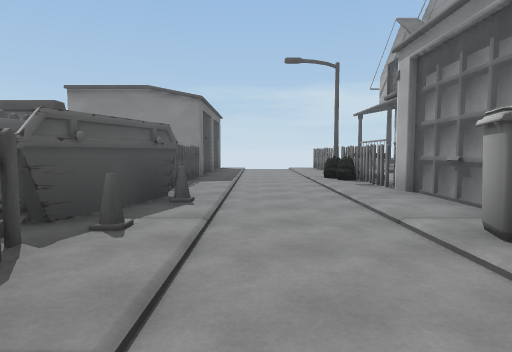
[1] (above)

14 first-person views from a walk through a 3-D level made in the Unity game engine. The camera is 1.5 m above the floor, tilts 4° down and sees 75° across. The floor is counted in squares, 2 m on a side. Each view is taken from the middle of a square. On the plan, view 1 faces up. The plan holds only what a view shows up to about 11 squares ahead; the rest is blank. The place goes on beyond the plan. Some animated figures are not drawn.

[2]
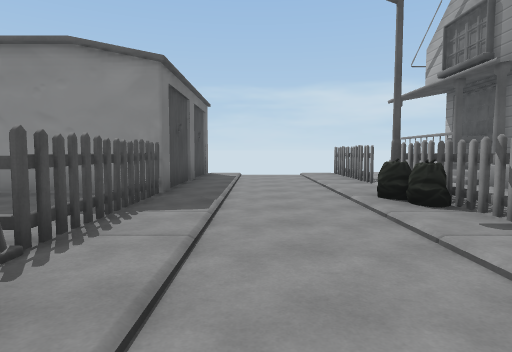

[3]
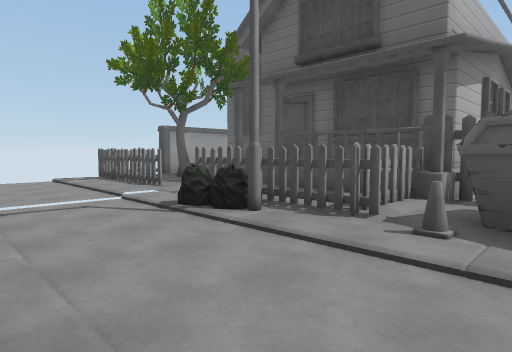

[4]
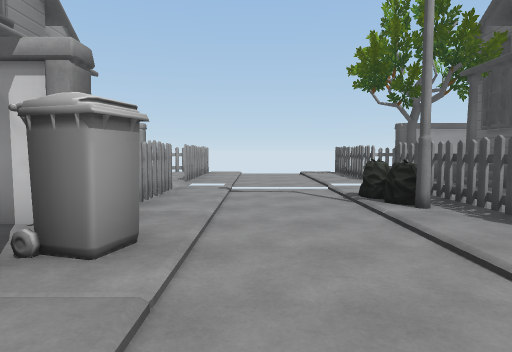

[5]
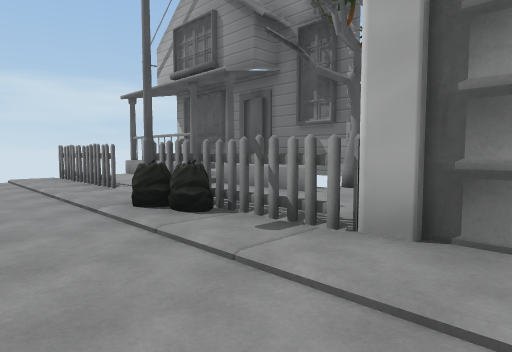

[6]
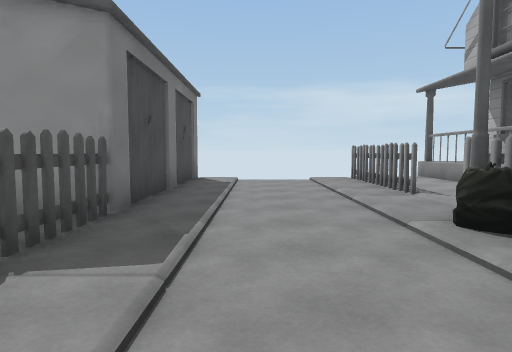

[7]
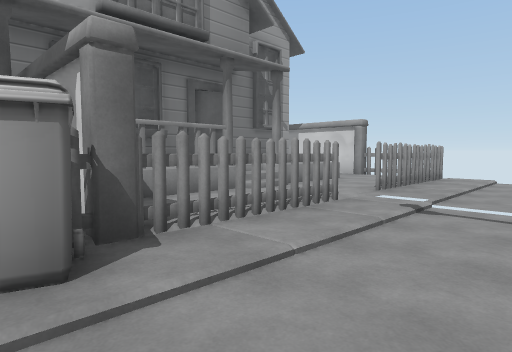

[8]
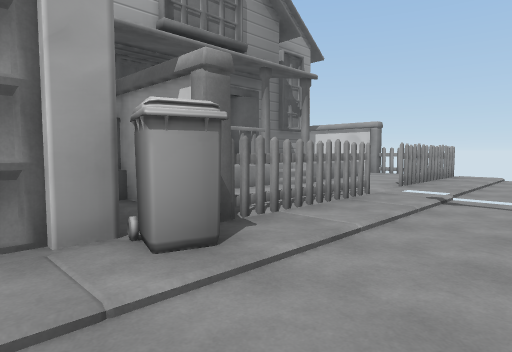

[9]
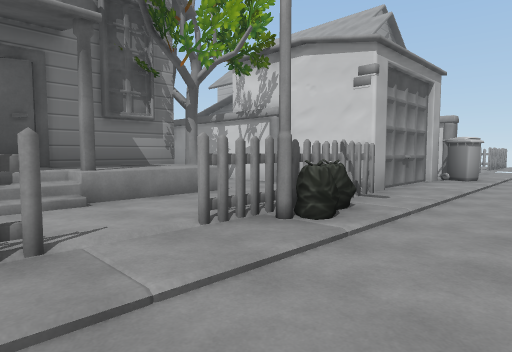

[10]
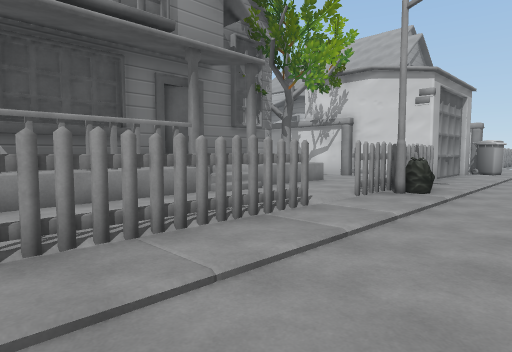

[11]
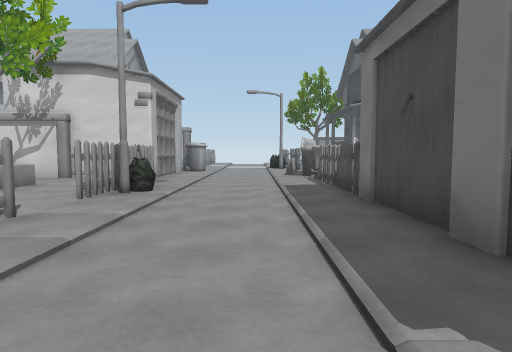

[12]
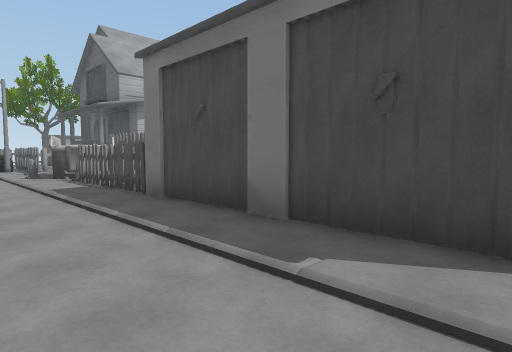

[13]
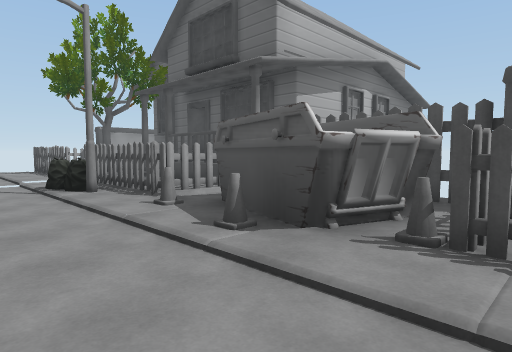

[14]
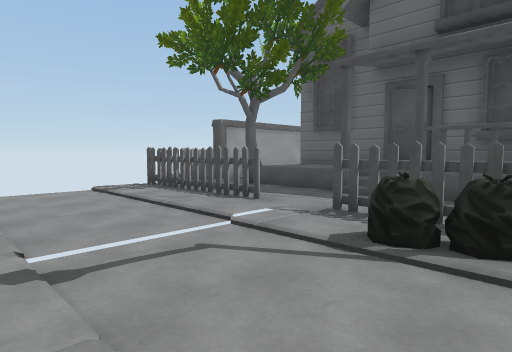

### Floor plan
Key: @ floor where view 1 was taken; # wall or solid block; . main floor; - floor 0.25 m lower than the main floor; : floor 0.75 m higher than the main floor; / step, stairs or slope; = window, fence, low wall or low ledge; G garage; S streetlight; C cone; T tree.
Columns run from 3 left of view 1 to 8 right of it. Each row starts with its distance up from view 1.
 15  G.--.#.##
 14  #.--.#.:#
 13  #.--.#.:#
 12  #.--.#.:#
 11  #.--..//#
 10  #.--.#.=#
  9  #.--S#.:#
  8  #.--/#.#T
  7 ##.--.#...
  6 #C.--.###G##
  5 ##C--.#  G
  4  #.--.#  G
  3  #C--##  G
  2  #.--.###
  1  #S--.#.##
  0  ##@-.#.#
 -1  #.--.#/##
 -2 #..--../##
 -3 ##.--.#. #
 -4 ##.--.#. #
 -5  #.--.#..
 -6  #.--.#..
 -7       ####

Where each view was taken, in squares from view 1:
view 1: 0 up, 0 right, facing up
view 2: 4 up, 0 right, facing up
view 3: 4 up, 2 right, facing down-left
view 4: 5 up, 1 right, facing down
view 5: 5 up, 0 right, facing up-right
view 6: 6 up, 0 right, facing up
view 7: 3 up, 0 right, facing down-right
view 8: 4 up, 0 right, facing down-right
view 9: 12 up, 0 right, facing down-right
view 10: 15 up, 0 right, facing down-right
view 11: 15 up, 0 right, facing down
view 12: 15 up, 1 right, facing down-left
view 13: 7 up, 1 right, facing down-left
view 14: 1 up, 2 right, facing down-left
